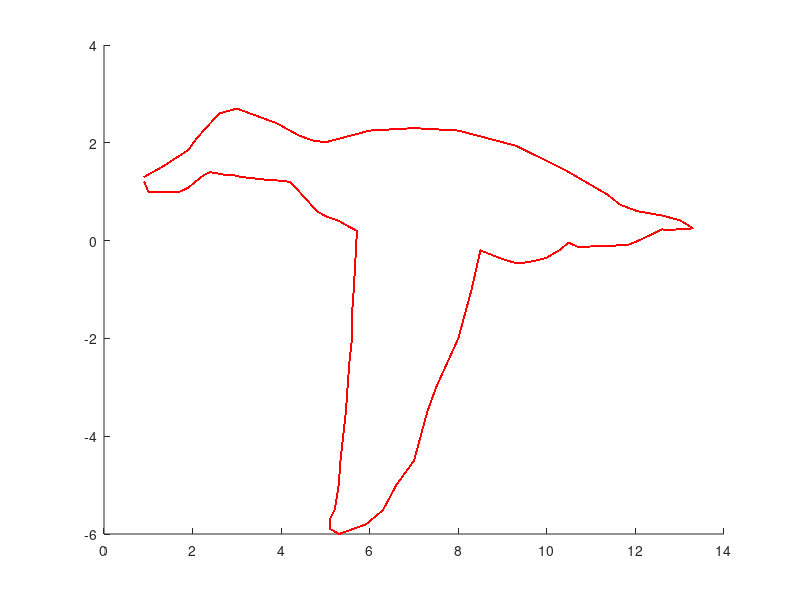

Recreate this plot in MATLAB.
x=[0.9 1.3 1.9 2.1 2.6 3.0 3.9 4.4 4.7 5.0 6.0 7.0 8.0 9.3 10.4 11.37 11.66 12.05 12.62 13.02 13.3 13 12.7 12.6 12.4 12 11.86 11.66 11.34 11 10.7 10.56 10.5 10.46 10.3 10.1 10 9.7 9.5 9.3 9 8.5 8.3 8 7.5 7.3 7 6.6 6.3 5.92 5.31 5.11 5.1 5.21 5.3 5.34 5.4 5.46 5.5 5.54 5.6 5.6 5.64 5.7 5.71 5.5 5.31 5 4.81 4.6 4.41 4.2 4.12 4.1 3.7 3.41 3.1 2.91 2.7 2.4 2.3 2.21 2.1 1.9 1.71 1.51 1.3 1 0.91];
y=[1.3 1.5 1.85 2.1 2.6 2.7 2.4 2.15 2.05 2.01 2.25 2.3 2.25 1.94 1.45 0.94 0.73 0.6 0.51 0.41 0.25 0.23 0.22 0.23 0.14 -0.028 -0.079 -0.092 -0.12 -0.12 -0.13 -0.07 -0.04 -0.06 -0.19 -0.291 -0.35 -0.42 -0.45 -0.46 -0.38 -0.2 -1 -2 -3 -3.5 -4.5 -5 -5.51 -5.8 -6 -5.9 -5.7 -5.5 -5 -4.5 -4 -3.52 -3 -2.5 -2 -1.5 -1 0 0.2 0.3 0.4 0.5 0.6 0.81 1 1.2 1.21 1.22 1.24 1.27 1.3 1.34 1.35 1.40 1.365 1.31 1.23 1.08 1 1 1 1 1.2];
n = length(x);
for i=1:n-1
    h(i) = x(i+1)-x(i);
end
a = y;
alfa = zeros (n-1,1);
for i=2:n-1
    alfa(i) = (3/h(i))*(a(i+1) - a(i))- (3/h(i-1))*(a(i) - a(i-1));
end
l(1) = 0;
mu(1) = 0;
z(1) = 0;
for i=2:n-1
l(i) = 2*(x(i+1)- x(i-1))- h(i-1)*alfa(i-1);
mu(i) = h(i)/l(i);
z(i) = (alfa(i) - h(i-1)*z(i-1))/l(i);
end
l(91) = 1;
z(91) = 0;
c(91) = 0;
b = zeros(n,1);
d = zeros(n,1);
for j=n-1:-1:1
    c(j) = z(j)- mu(j)*c(j+1);
    b(j) = ((a(j+1) - a(j))/h(j)) - h(j)*(c(j+1) + 2*c(j))/3;
    d(j) = (c(j+1) - c(j))/(3*h(j));
end
for i=1:n-1
    for j=1:n/2
        Y(j) = a(i) + b(i) *(x(j) -x(i)) + c(i)*(x(j) - x(i))^2 + d(i)*(x(j) - x(i))^3;
    end
    hold on 
    plot(x,y,'-','Color','red');
end
hold off